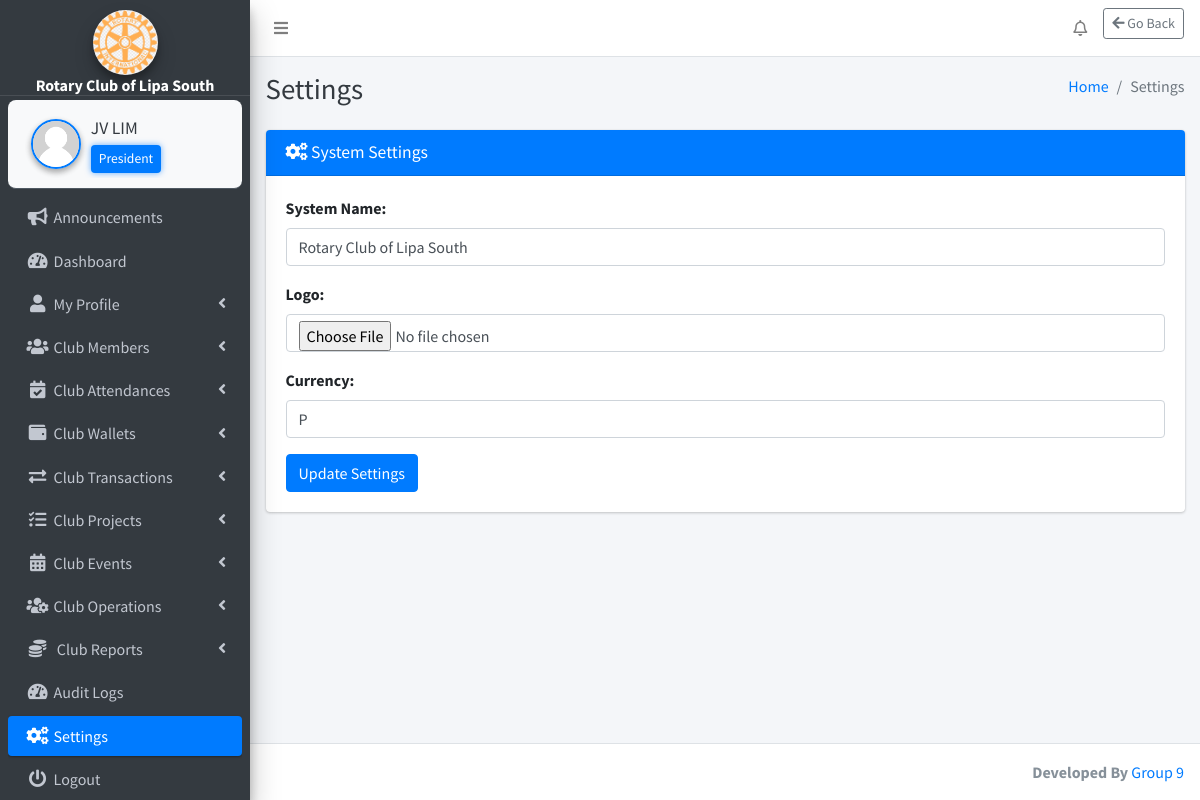
The app's page /webpages/settings/settings.php (signed in) with its own data.
### tables this page shows
CREATE TABLE `settings` (
  `id` int(11) NOT NULL,
  `system_name` varchar(255) NOT NULL,
  `logo` varchar(255) NOT NULL,
  `currency` varchar(50) NOT NULL
);

CREATE TABLE `club_position` (
  `id` int(11) NOT NULL,
  `position_name` varchar(255) NOT NULL
);

### webpages/settings/settings.php (the view, shortened to what the rows shown need)
<?php
include_once($_SERVER['DOCUMENT_ROOT'] . '/rotary/includes/config.php');
$fetchSettingsQuery = "SELECT * FROM settings WHERE id = 1";
$fetchSettingsResult = $conn->query($fetchSettingsQuery);
if ($fetchSettingsResult->num_rows > 0) {
    $settings = $fetchSettingsResult->fetch_assoc();
}
include('../../includes/header.php');
?>
<body class="hold-transition sidebar-mini layout-fixed layout-navbar-fixed layout-footer-fixed">
<div class="wrapper">
    <?php include('../../includes/nav.php'); ?>
    <?php include('../../includes/sidebar.php'); ?>
    <div class="content-wrapper">
        <?php include('../../includes/page_title.php'); ?>
        <section class="content">
            <div class="container-fluid">
                <div class="row">
                    <div class="col-md-12">
                        <div class="card card-primary">
                            <form method="post" action="" enctype="multipart/form-data" id="settingsForm">
                                <div class="card-body">
                                    <div class="form-group">
                                        <label for="systemName">System Name:</label>
                                        <input type="text" id="systemName" name="systemName" class="form-control" value="<?php echo $settings['system_name'] ?? ''; ?>" required>
                                    </div>
                                    <div class="form-group">
                                        <label for="currency">Currency:</label>
                                        <input type="text" id="currency" name="currency" class="form-control" value="<?php echo $settings['currency'] ?? ''; ?>" required>
                                    </div>
                                </div>
                            </form>
                        </div>
                    </div>
                </div>
            </div>
        </section>
    </div>
</div>
</body>
</html>

### includes/sidebar.php (shortened to what the rows shown need)
<?php
function getSystemName() {
    global $conn;
    $result = $conn->query("SELECT system_name FROM settings");
    return ($result->num_rows > 0) ? $result->fetch_assoc()['system_name'] : 'RCLS';
}
if (isset($_SESSION['user_id'])) {
    $userId = $_SESSION['user_id'];
    $positionName = '';
    $sql = "SELECT cp.position_name
            FROM club_position cp
            INNER JOIN members m ON cp.id = m.role
            WHERE m.id = '$userId'";
    $positionResult = $conn->query($sql);
    if ($positionResult && $positionRow = $positionResult->fetch_assoc()) {
        $positionName = $positionRow['position_name'];
    }
}
function getLogoUrl() {
    global $conn;
    $result = $conn->query("SELECT logo FROM settings");
    if ($result->num_rows > 0) {
        $logoFile = $result->fetch_assoc()['logo'];
        $path = "/rotary/uploads/" . $logoFile;
        return file_exists($_SERVER['DOCUMENT_ROOT'] . $path) ? $path : "/rotary/dist/img/AdminLTELogo.png";
    }
    return "/rotary/dist/img/AdminLTELogo.png";
}
?>
<aside class="main-sidebar sidebar-dark-primary elevation-4">
    <div class="text-center"
         style="padding: 10px 0 0 0; margin: 0 !important; border-bottom: 1px solid rgba(255,255,255,0.1);">
        <a href="#" class="d-block" style="margin: 0; padding: 0;">
            <img src="<?php echo getLogoUrl(); ?>"
                 alt="Logo"
                 class="img-circle elevation-3"
                 style="width: 65px; height: 65px; object-fit: cover; margin: 0 auto; display: block;">
            <div class="brand-text font-weight-bold text-white"
                 style="font-size: 1rem; line-height: 1.1; margin: 2px 0 0 0;">
                <?php echo getSystemName(); ?>
            </div>
        </a>
    </div>
    <div class="sidebar" style="padding-top: 4px !important; margin-top: 0 !important;">
        <div class="user-panel d-flex align-items-center"
             style="background-color: #f8f9fa; border-radius: 8px; padding: 10px; margin: 0 !important;">
            <div class="info flex-grow-1">
                <a href="/rotary/webpages/manage-profile/my-profile/my_profile.php"
                   class="d-block fw-semibold text-dark"
                   style="font-size: 1.1rem; white-space: nowrap; overflow: hidden; text-overflow: ellipsis;">
                    <?php echo htmlspecialchars($_SESSION['fullname'] ?? 'Guest'); ?>
                </a>
                <?php if (!empty($positionName)): ?>
                    <small class="d-block mt-1 px-2 py-1 rounded"
                           style="background-color: #007bff; color: white; font-size: 0.85rem; max-width: fit-content; box-shadow: 0 0 6px rgba(0, 123, 255, 0.6);">
                        <?php echo htmlspecialchars($positionName); ?>
                    </small>
                <?php else: ?>
                    <small class="d-block mt-1 text-muted" style="font-size: 0.85rem;">No Role Assigned</small>
                <?php endif; ?>
            </div>
        </div>
    </div>
</aside>

### records on screen
settings: logo (picture), system_name "Rotary Club of Lipa South", systemName "Rotary Club of Lipa South", currency "P"
club_position: position_name "President"

### other values on screen
$_SESSION['fullname'] "JV LIM"
$pageTitle "Settings"
